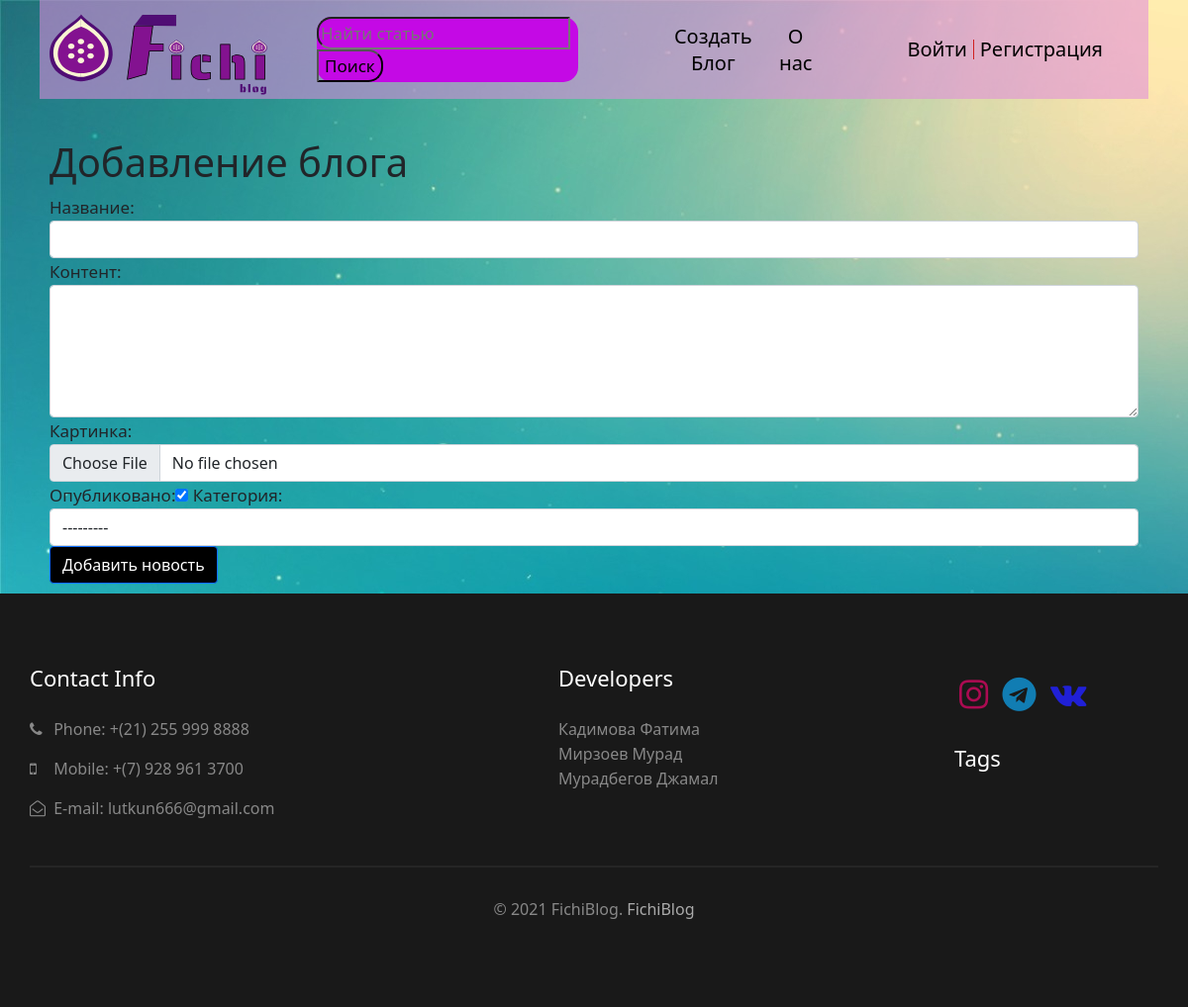
Page /add-news/ on the earlier database version.
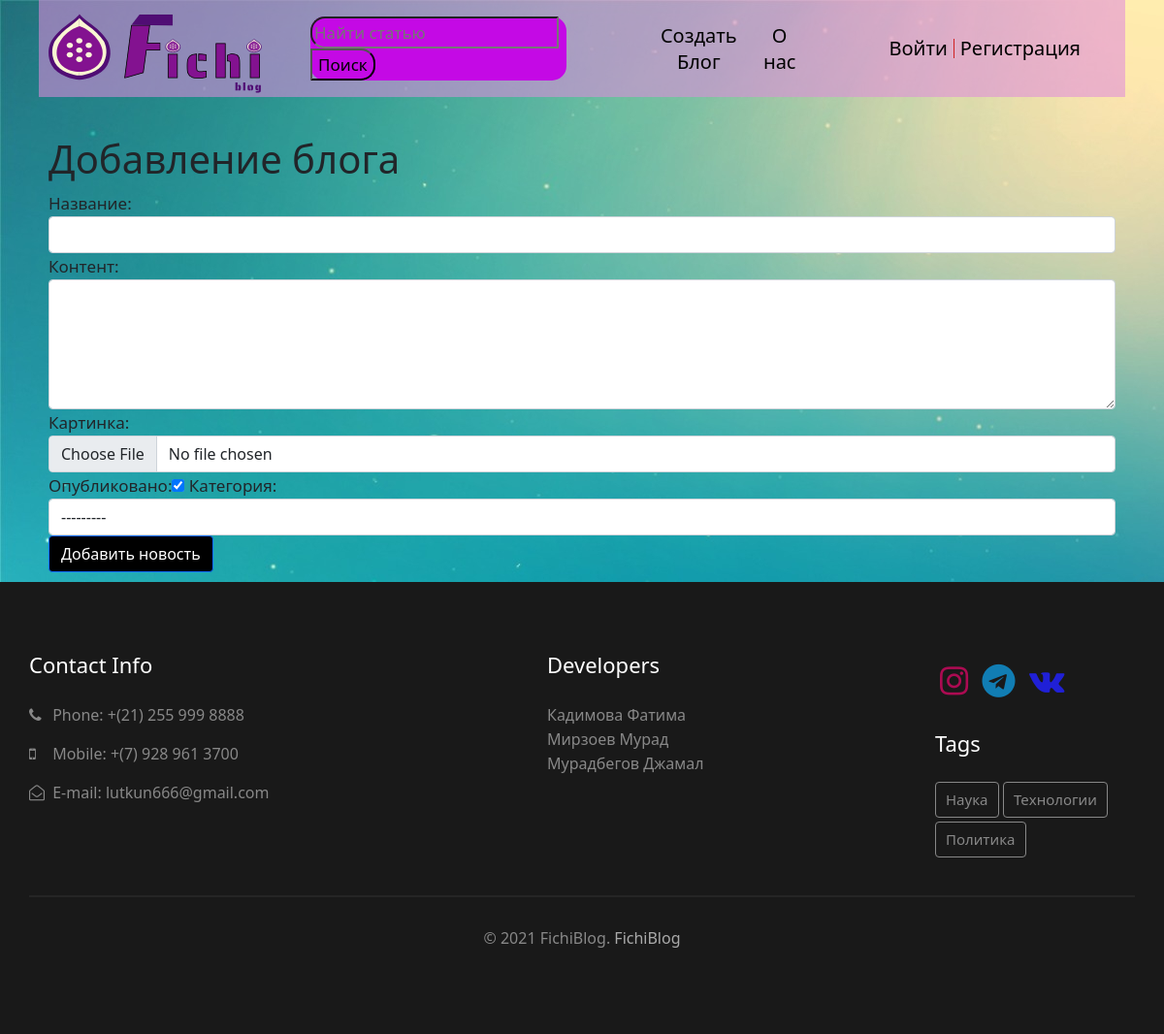
Same page on the later database version.
### blg/models.py (models this page shows)
class Category(models.Model):
    title = models.CharField(max_length=150, db_index=True, verbose_name='Наименование категории')
    def get_absolute_url(self):
        return reverse('category', kwargs={'category_id':self.pk})
    def __str__(self):
        return self.title

### blg/views.py (the view)
# urls.py: path('add-news/', CreateBlogs.as_view(), name='add_news'),
class CreateBlogs(CreateView):
    form_class = BlogsForm
    template_name = 'blg/add-news.html'
    success_url = reverse_lazy('blog_views')

### blg/forms.py
class BlogsForm(forms.ModelForm):
    class Meta:
        model = BlogApps
        fields = ['title', 'content', 'photo', 'is_published', 'category']
        widgets = {
            'title': forms.TextInput(attrs={'class' : 'form-control'}),
            'content': forms.Textarea(attrs={'class': 'form-control', 'rows':5}),
            'category': forms.Select(attrs={'class': 'form-control'}),
            'photo': forms.FileInput(attrs={'class': 'form-control'}),
        }

### blg/templatetags/blog_tags.py (called while the page is built)
@register.simple_tag()
def get_category():
    return Category.objects.all()

### blg/templates/blg/add-news.html (shortened to what this page needs)
{% extends 'base.html' %}
{% load static %}
{% block index %}
<h1>Добавление блога</h1>
<form action="{% url 'add_news' %}" method="POST" enctype="multipart/form-data">
        {{ form }}
        <button type="submit" class="btn btn-primary btn-block" >Добавить новость</button>
    </form>
{% endblock %}

### templates/inc/_footer.html (shortened to what this page needs)
{% load blog_tags %}
<section class="ssh-footer-28-main">
    <div class="footer-28">
        <div class="wrapper">
            <div class="d-grid grid-col-4 footer-top-28">
                <div class="flex">
                <div class="footer-list-28 mobile-footer-full">
                    <h6 class="footer-title-28">Contact Info</h6>
                    <ul>
                        <li><span class="fa fa-phone"></span> Phone: <a href="tel:+7-800-999-800">+(21) 255 999 8888</a>
                        </li>
                        <li><span class="fa fa-mobile"></span> Mobile: <a href="tel:+7-928-961-37-00"> +(7) 928 961
                            3700</a></li>
                        <li><span class="fa fa-envelope-open-o"></span> E-mail: <a href="mailto:vegetables@gmail.com"
                                                                                 class="mail"> lutkun666@gmail.com</a></li>
                    </ul>
                </div>
                <div class="footer-list-28 mobile-footer-half">
                    <h6 class="footer-title-28">Developers</h6>
                    <p>Кадимова Фатима <br> Мирзоев Мурад <br>
                    Мурадбегов Джамал
                     </p>
                </div>
                    <div class="footer-list-28 mobile-footer-half">
          <div class="obshcon">
              <a class="contacts___link" href="https://www.instagram.com/fichiblog">
                  <i class="fa fa-instagram fa-2x" aria-hidden="true"></i></a>
              <a class="contacts___link" href="https://t.me/fnktw">
                  <i class="fa fa-telegram fa-2x" aria-hidden="true"></i></a>
              <a class="contacts___link" href="https://vk.com/mmmmmmm1208">
                  <i class="fa fa-vk fa-2x" aria-hidden="true"></i></a>
              <h6 class="footer-title-28 margin-top">Tags</h6>
                    {% get_category as categories %}
                    {% for item in categories %}
                    <a href="{{ item.get_absolute_url }}" class="tag">{{ item.title }}</a>
                    {% endfor %}
          </div>
      </div>
            </div>
            </div>
        </div>
        <div class="copyright text-center">
            <div class="wrapper">
                <p class="copy-footer-29">© 2021 FichiBlog. <a href="{% url 'blog_views' %}" target="_blank">FichiBlog</a></p>
            </div>
        </div>
    </div>
</section>

Differences in the rows shown:
added Category: title "Наука"
added Category: title "Технологии"
added Category: title "Политика"
